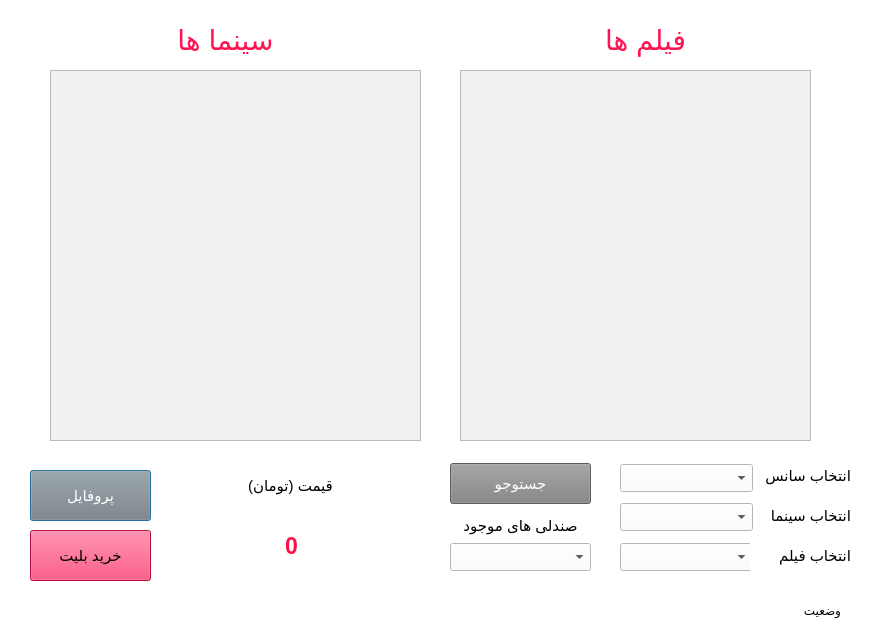
<?xml version="1.0" encoding="UTF-8"?>
<ui version="4.0">
 <class>CinemaMovie</class>
 <widget class="QDialog" name="CinemaMovie">
  <property name="geometry">
   <rect>
    <x>0</x>
    <y>0</y>
    <width>875</width>
    <height>643</height>
   </rect>
  </property>
  <property name="cursor">
   <cursorShape>ArrowCursor</cursorShape>
  </property>
  <property name="windowTitle">
   <string>صفحه اصلی</string>
  </property>
  <property name="windowIcon">
   <iconset resource="../assets.qrc">
    <normaloff>:/new/prefix1/assets/logo.png</normaloff>:/new/prefix1/assets/logo.png</iconset>
  </property>
  <property name="styleSheet">
   <string notr="true">background-color: rgb(255, 255, 255);</string>
  </property>
  <widget class="QWidget" name="centralwidget" native="true">
   <property name="geometry">
    <rect>
     <x>0</x>
     <y>30</y>
     <width>100</width>
     <height>30</height>
    </rect>
   </property>
  </widget>
  <widget class="QStatusBar" name="statusbar">
   <property name="geometry">
    <rect>
     <x>0</x>
     <y>0</y>
     <width>3</width>
     <height>18</height>
    </rect>
   </property>
  </widget>
  <widget class="QPushButton" name="btn_profile">
   <property name="geometry">
    <rect>
     <x>30</x>
     <y>470</y>
     <width>121</width>
     <height>51</height>
    </rect>
   </property>
   <property name="font">
    <font>
     <pointsize>11</pointsize>
    </font>
   </property>
   <property name="styleSheet">
    <string notr="true">color: rgb(255, 255, 255);
background-color: rgb(130, 130, 130);</string>
   </property>
   <property name="text">
    <string>پروفایل</string>
   </property>
  </widget>
  <widget class="QLabel" name="lbl_status">
   <property name="geometry">
    <rect>
     <x>30</x>
     <y>600</y>
     <width>811</width>
     <height>21</height>
    </rect>
   </property>
   <property name="text">
    <string>وضعیت</string>
   </property>
   <property name="alignment">
    <set>Qt::AlignLeading|Qt::AlignLeft|Qt::AlignVCenter</set>
   </property>
  </widget>
  <widget class="QLabel" name="label">
   <property name="geometry">
    <rect>
     <x>150</x>
     <y>20</y>
     <width>151</width>
     <height>41</height>
    </rect>
   </property>
   <property name="font">
    <font>
     <pointsize>21</pointsize>
    </font>
   </property>
   <property name="styleSheet">
    <string notr="true">color: rgb(255, 20, 82);</string>
   </property>
   <property name="text">
    <string>سینما ها</string>
   </property>
   <property name="alignment">
    <set>Qt::AlignCenter</set>
   </property>
  </widget>
  <widget class="QLabel" name="label_2">
   <property name="geometry">
    <rect>
     <x>580</x>
     <y>20</y>
     <width>131</width>
     <height>41</height>
    </rect>
   </property>
   <property name="font">
    <font>
     <pointsize>21</pointsize>
    </font>
   </property>
   <property name="styleSheet">
    <string notr="true">color: rgb(255, 20, 82);</string>
   </property>
   <property name="text">
    <string>فیلم ها</string>
   </property>
   <property name="alignment">
    <set>Qt::AlignCenter</set>
   </property>
  </widget>
  <widget class="QTableView" name="tableView_cinema">
   <property name="geometry">
    <rect>
     <x>50</x>
     <y>70</y>
     <width>371</width>
     <height>371</height>
    </rect>
   </property>
   <property name="font">
    <font>
     <pointsize>11</pointsize>
    </font>
   </property>
   <property name="styleSheet">
    <string notr="true">background-color: rgb(241, 241, 241);</string>
   </property>
  </widget>
  <widget class="QTableView" name="tableView_Movie">
   <property name="geometry">
    <rect>
     <x>460</x>
     <y>70</y>
     <width>351</width>
     <height>371</height>
    </rect>
   </property>
   <property name="styleSheet">
    <string notr="true">background-color: rgb(241, 241, 241);</string>
   </property>
  </widget>
  <widget class="QPushButton" name="btn_buyTicket">
   <property name="geometry">
    <rect>
     <x>30</x>
     <y>530</y>
     <width>121</width>
     <height>51</height>
    </rect>
   </property>
   <property name="font">
    <font>
     <pointsize>11</pointsize>
    </font>
   </property>
   <property name="styleSheet">
    <string notr="true">background-color: rgb(255, 20, 82);</string>
   </property>
   <property name="text">
    <string>خرید بلیت</string>
   </property>
  </widget>
  <widget class="QComboBox" name="comboBox_Movie">
   <property name="geometry">
    <rect>
     <x>620</x>
     <y>543</y>
     <width>133</width>
     <height>28</height>
    </rect>
   </property>
  </widget>
  <widget class="QLabel" name="label_3">
   <property name="geometry">
    <rect>
     <x>750</x>
     <y>540</y>
     <width>101</width>
     <height>31</height>
    </rect>
   </property>
   <property name="font">
    <font>
     <pointsize>11</pointsize>
    </font>
   </property>
   <property name="text">
    <string>انتخاب فیلم</string>
   </property>
   <property name="alignment">
    <set>Qt::AlignLeading|Qt::AlignLeft|Qt::AlignVCenter</set>
   </property>
  </widget>
  <widget class="QLabel" name="label_4">
   <property name="geometry">
    <rect>
     <x>750</x>
     <y>500</y>
     <width>101</width>
     <height>31</height>
    </rect>
   </property>
   <property name="font">
    <font>
     <pointsize>11</pointsize>
    </font>
   </property>
   <property name="text">
    <string>انتخاب سینما</string>
   </property>
   <property name="alignment">
    <set>Qt::AlignLeading|Qt::AlignLeft|Qt::AlignVCenter</set>
   </property>
  </widget>
  <widget class="QComboBox" name="comboBox_cinema">
   <property name="geometry">
    <rect>
     <x>620</x>
     <y>503</y>
     <width>133</width>
     <height>28</height>
    </rect>
   </property>
  </widget>
  <widget class="QLabel" name="label_5">
   <property name="geometry">
    <rect>
     <x>750</x>
     <y>460</y>
     <width>101</width>
     <height>31</height>
    </rect>
   </property>
   <property name="font">
    <font>
     <pointsize>11</pointsize>
    </font>
   </property>
   <property name="text">
    <string>انتخاب سانس</string>
   </property>
   <property name="alignment">
    <set>Qt::AlignLeading|Qt::AlignLeft|Qt::AlignVCenter</set>
   </property>
  </widget>
  <widget class="QComboBox" name="comboBox_date">
   <property name="geometry">
    <rect>
     <x>620</x>
     <y>464</y>
     <width>133</width>
     <height>28</height>
    </rect>
   </property>
  </widget>
  <widget class="QPushButton" name="btn_search">
   <property name="geometry">
    <rect>
     <x>450</x>
     <y>463</y>
     <width>141</width>
     <height>41</height>
    </rect>
   </property>
   <property name="font">
    <font>
     <pointsize>11</pointsize>
    </font>
   </property>
   <property name="styleSheet">
    <string notr="true">color: rgb(255, 255, 255);
background-color: rgb(130, 130, 130);</string>
   </property>
   <property name="text">
    <string>جستوجو</string>
   </property>
  </widget>
  <widget class="QComboBox" name="comboBox_seat">
   <property name="geometry">
    <rect>
     <x>450</x>
     <y>543</y>
     <width>141</width>
     <height>28</height>
    </rect>
   </property>
  </widget>
  <widget class="QLabel" name="label_6">
   <property name="geometry">
    <rect>
     <x>450</x>
     <y>510</y>
     <width>141</width>
     <height>31</height>
    </rect>
   </property>
   <property name="font">
    <font>
     <pointsize>11</pointsize>
    </font>
   </property>
   <property name="text">
    <string>صندلی های موجود</string>
   </property>
   <property name="alignment">
    <set>Qt::AlignCenter</set>
   </property>
  </widget>
  <widget class="QLabel" name="label_7">
   <property name="geometry">
    <rect>
     <x>220</x>
     <y>470</y>
     <width>141</width>
     <height>31</height>
    </rect>
   </property>
   <property name="font">
    <font>
     <pointsize>11</pointsize>
    </font>
   </property>
   <property name="text">
    <string>قیمت (تومان)</string>
   </property>
   <property name="alignment">
    <set>Qt::AlignCenter</set>
   </property>
  </widget>
  <widget class="QLabel" name="lbl_price">
   <property name="geometry">
    <rect>
     <x>206</x>
     <y>520</y>
     <width>171</width>
     <height>51</height>
    </rect>
   </property>
   <property name="font">
    <font>
     <pointsize>17</pointsize>
     <weight>75</weight>
     <bold>true</bold>
    </font>
   </property>
   <property name="styleSheet">
    <string notr="true">color: rgb(255, 15, 71);</string>
   </property>
   <property name="text">
    <string>0</string>
   </property>
   <property name="alignment">
    <set>Qt::AlignCenter</set>
   </property>
  </widget>
 </widget>
 <resources>
  <include location="../assets.qrc"/>
 </resources>
 <connections/>
</ui>
